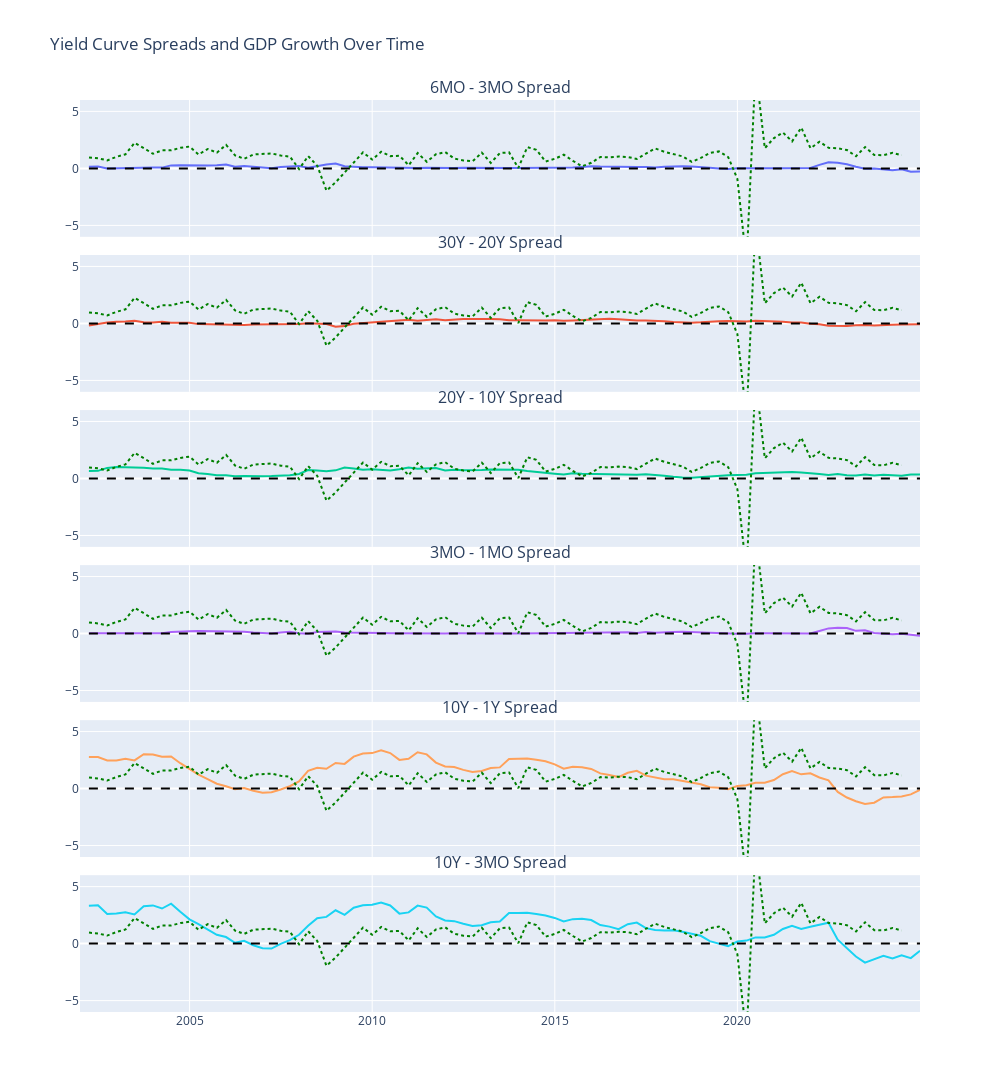

Here is the notebook cell this chart was saved with:
### Code cell
# Create subplots: 5 rows, 1 column
fig_spreads = make_subplots(
    rows=6, cols=1, 
    shared_xaxes=True,  
    vertical_spacing=0.02,  
    subplot_titles=[
        "6MO - 3MO Spread", 
        "30Y - 20Y Spread", 
        "20Y - 10Y Spread", 
        "3MO - 1MO Spread", 
        "10Y - 1Y Spread",
        "10Y - 3MO Spread"
    ]
)

# Add traces for each spread
fig_spreads.add_trace(
    go.Scatter(x=full_data['DATE'], y=full_data['Yield_Curve_6MO_3MO'], mode='lines', name='6MO - 3MO Spread'),
    row = 1, col = 1
)

fig_spreads.add_trace(
    go.Scatter(x=full_data['DATE'], y=full_data['Yield_Curve_30Y_20Y'], mode='lines', name='30Y - 20Y Spread'),
    row=2, col=1
)

fig_spreads.add_trace(
    go.Scatter(x=full_data['DATE'], y=full_data['Yield_Curve_20Y_10Y'], mode='lines', name='20Y - 10Y Spread'),
    row=3, col=1
)

fig_spreads.add_trace(
    go.Scatter(x=full_data['DATE'], y=full_data['Yield_Curve_3MO_1MO'], mode='lines', name='3MO - 1MO Spread'),
    row=4, col=1
)

fig_spreads.add_trace(
    go.Scatter(x=full_data['DATE'], y=full_data['Yield_Curve_10Y_1Y'], mode='lines', name='10Y-1Y Spread'),
    row=5, col=1
)

fig_spreads.add_trace(
    go.Scatter(x=full_data['DATE'], y=full_data['Yield_Curve_10Y_3MO'], mode='lines', name='10Y-3MO Spread'),
    row=6,col=1
)

for i in range(1, 7):  
    fig_spreads.add_trace(
        go.Scatter(x=full_data['DATE'], y=[0] * len(full_data), mode='lines', name='Zero Line', line=dict(dash='dash', color='black')),
        row=i, col=1)
    fig_spreads.add_trace(
    go.Scatter(x=gdp_data['DATE'], y=gdp_data['GDP_growth'], mode='lines', line=dict(color='green', dash='dot')),
    row=i, col=1)
    fig_spreads.update_yaxes(
    range=[-6, 6],  
    row=i, col=1)


fig_spreads.update_layout(
    title="Yield Curve Spreads and GDP Growth Over Time",
    height=2000, 
    width=1000,   
    showlegend=False  
)

fig_spreads.show()
